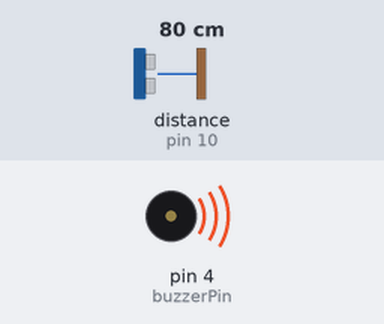
A sketch run on a simulated Arduino Uno, built with avr-gcc and run on an emulated ATmega328P. Parts: buzzer (waves = sounding). Wiring (inferred from the names in the program): ultrasonic range finder: trigger pin 9; echo pin 10. Inputs (shaded band) come from the test bench; at power-on: distance to the obstacle (sensor on pin 10) 80 cm. The echo pulse lasts 58.3 µs per cm.

Above: at 0.1 s.
Timing chart, 0 to 3.0 s (numbered marks = the images above):
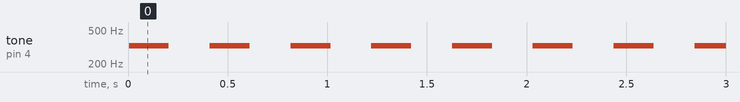

The sketch:

Signifeye_Arduino_Code.ino
```cpp
// defines pins numbers
const int trigPin = 9;
const int echoPin = 10;
const int buzzerPin = 4;

// defines variables
long duration;
int distance;

void setup() {
  pinMode(trigPin, OUTPUT); // Sets the trigPin as an Output
  pinMode(echoPin, INPUT); // Sets the echoPin as an Input
  pinMode(buzzerPin, OUTPUT); // Sets buzzer pin 4 as Output
  Serial.begin(9600); // Starts the serial communication
}

void loop() {
  // Clears the trigPin
  digitalWrite(trigPin, LOW);
  delayMicroseconds(2);

  // Sets the trigPin on HIGH state for 10 micro seconds
  digitalWrite(trigPin, HIGH);
  delayMicroseconds(10);
  digitalWrite(trigPin, LOW);

  // Reads the echoPin, returns the sound wave travel time in microseconds
  duration = pulseIn(echoPin, HIGH);

  // Calculating the distance
  distance = duration * 0.034 / 2;

  // Prints the distance on the Serial Monitor
  //Serial.print("Distance: ");
  //Serial.println(distance);

  if (distance > 0 && distance < 14.3) {
    tone(buzzerPin, 196); // Send 196Hz sound signal...
    delay(200); // ...for 200 ms
    noTone(buzzerPin); // Stop sound...
    delay(200); // ...for 200 ms
  }
  else if (distance >= 14.3 && distance < 28.6) {
    tone(buzzerPin, 220); // Send 220Hz sound signal...
    delay(200); // ...for 200 ms
    noTone(buzzerPin); // Stop sound...
    delay(200); // ...for 200 ms
  }
  else if (distance >= 28.6 && distance < 42.9) {
    tone(buzzerPin, 246.94); // Send 246.94KHz sound signal...
    delay(200); // ...for 200 ms
    noTone(buzzerPin); // Stop sound...
    delay(200); // ...for 200 ms
  }
  else if (distance >= 42.9 && distance < 57.2) {
    tone(buzzerPin, 261.63); // Send 261.63Hz sound signal...
    delay(200); // ...for 200 ms
    noTone(buzzerPin); // Stop sound...
    delay(200); // ...for 200 ms
  }
  else if (distance >= 57.2 && distance < 71.5) {
    tone(buzzerPin, 293.66); // Send 293.66Hz sound signal...
    delay(200); // ...for 200 ms
    noTone(buzzerPin); // Stop sound...
    delay(200); // ...for 200 ms
  }
  else if (distance >= 71.5 && distance < 85.8) {
    tone(buzzerPin, 329.63); // Send 329.63KHz sound signal...
    delay(200); // ...for 200 ms
    noTone(buzzerPin); // Stop sound...
    delay(200); // ...for 200 ms
  }
  else if (distance >= 85.8 && distance < 100) {
    tone(buzzerPin, 349.23); // Send 349.23Hz sound signal...
    delay(200); // ...for 200 ms
    noTone(buzzerPin); // Stop sound...
    delay(200); // ...for 200 ms
  }

   else if (distance >= 100 && distance < 120) {
    tone(buzzerPin, 392); // Send 392Hz sound signal...
    delay(200); // ...for 200 ms
    noTone(buzzerPin); // Stop sound...
    delay(200); // ...for 200 ms
  }

   else if (distance >= 120 && distance < 150) {
    tone(buzzerPin, 440); // Send 440Hz sound signal...
    delay(200); // ...for 200 ms
    noTone(buzzerPin); // Stop sound...
    delay(200); // ...for 200 ms
  }

   else if (distance >= 150 && distance < 200) {
    tone(buzzerPin, 493.88); // Send 493.88Hz sound signal...
    delay(200); // ...for 200 ms
    noTone(buzzerPin); // Stop sound...
    delay(200); // ...for 200 ms
  }

  else {
    tone(buzzerPin, 523.25); // Send 523.25Hz sound signal...
    delay(200); // ...for 200 ms
    noTone(buzzerPin); // Stop sound...
    delay(200); // ...for 200 ms
  }
}
```

Measured:
- by itself, tone on pin 4 (buzzerPin): alternates 329 Hz for 0.20 s and silent for 0.21 s
